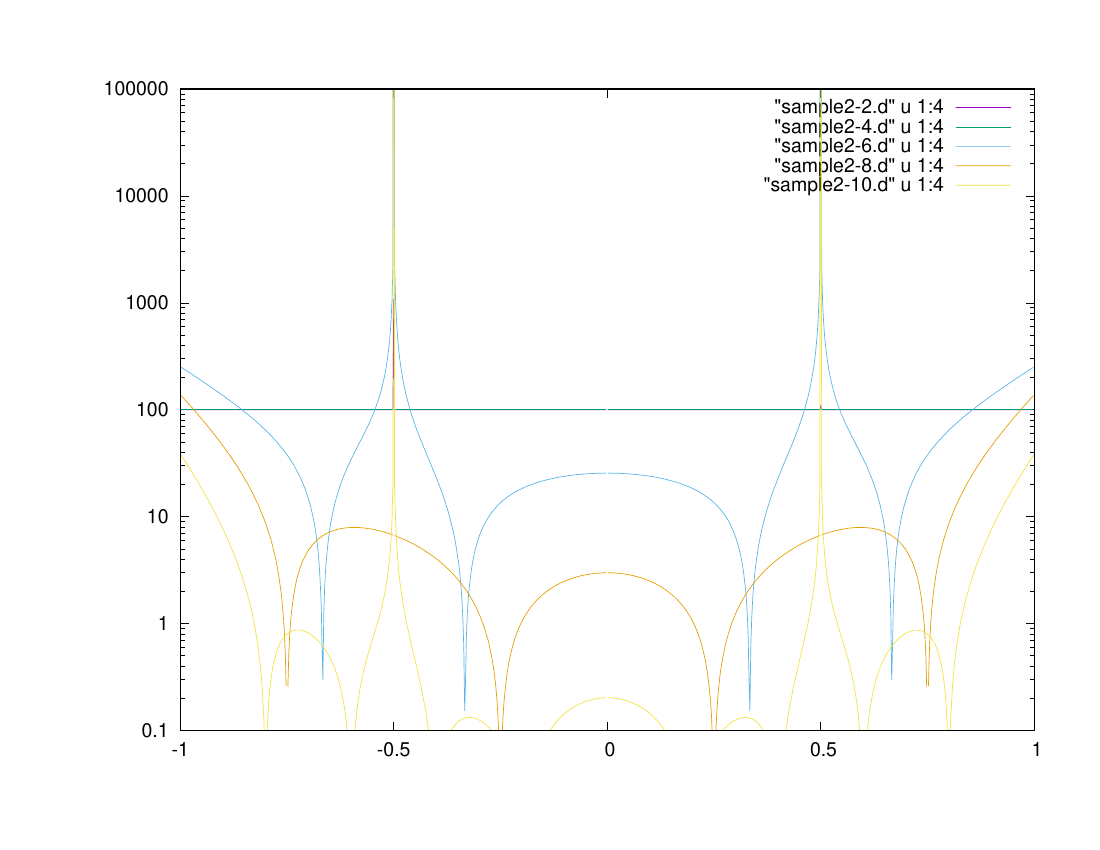

Recreate this plot in gnuplot.
set terminal postscript enhanced color
set output "sample2-err.ps"
set logscale y
plot "sample2-2.d" u 1:4 w l,\
"sample2-4.d" u 1:4 w l,\
"sample2-6.d" u 1:4 w l,\
"sample2-8.d" u 1:4 w l,\
"sample2-10.d" u 1:4 w l
set output